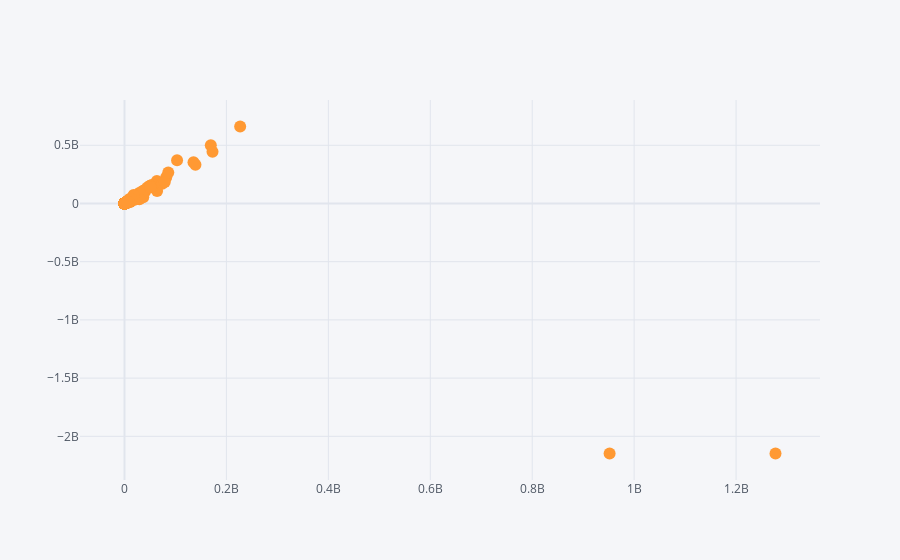

Here is the notebook cell this chart was saved with:
### Code cell
df_countryxtotalvaccinations = df_vaccine[['COUNTRY','TOTAL_VACCINATIONS','PERSONS_FULLY_VACCINATED']]
df_countryxtotalvaccinations.head()
df_vaccine.iplot(kind='scatter', x='PERSONS_FULLY_VACCINATED', y= 'TOTAL_VACCINATIONS', mode= 'markers')

### Figure 1 — Plotly figure (JSON) as saved in the notebook; plotly's stock layout.template omitted (floating-point values rounded to 4 significant figures; data arrays with more than 128 entries replaced by an {"elided": "..."} marker saying what was removed)
{"data": [{"line": {"color": "rgba(255, 153, 51, 1.0)", "dash": "solid", "shape": "linear", "width": 1.3}, "marker": {"size": 12, "symbol": "circle"}, "mode": "markers", "name": "TOTAL_VACCINATIONS", "text": "", "type": "scatter", "x": {"elided": "229 int values"}, "y": {"elided": "229 int values"}}], "layout": {"legend": {"bgcolor": "#F5F6F9", "font": {"color": "#4D5663"}}, "paper_bgcolor": "#F5F6F9", "plot_bgcolor": "#F5F6F9", "title": {"font": {"color": "#4D5663"}}, "xaxis": {"gridcolor": "#E1E5ED", "showgrid": true, "tickfont": {"color": "#4D5663"}, "title": {"font": {"color": "#4D5663"}, "text": ""}, "zerolinecolor": "#E1E5ED"}, "yaxis": {"gridcolor": "#E1E5ED", "showgrid": true, "tickfont": {"color": "#4D5663"}, "title": {"font": {"color": "#4D5663"}, "text": ""}, "zerolinecolor": "#E1E5ED"}}}
